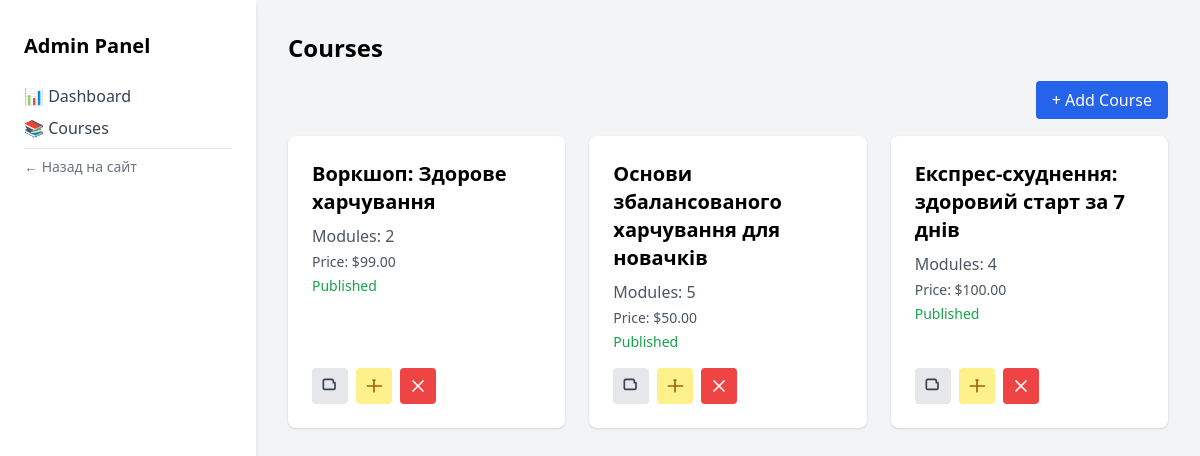
Before: /admin-panel/courses/ (signed in) with the older database file.
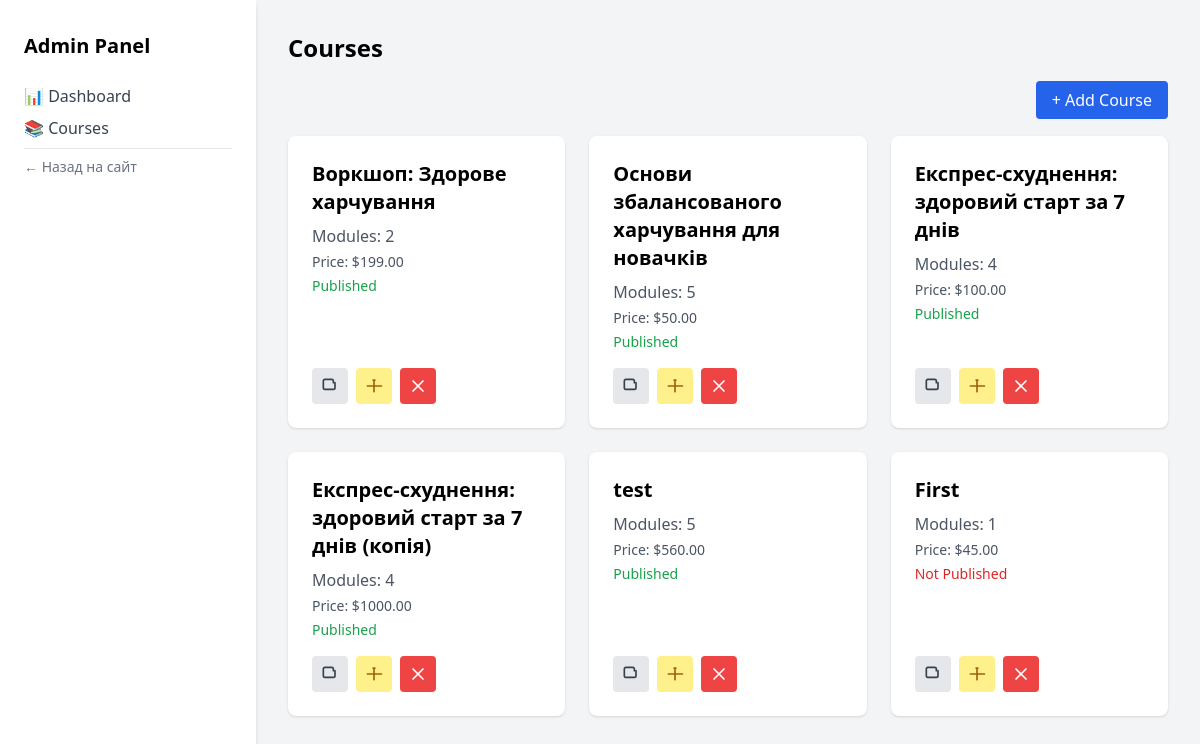
After: the same page with the newer database file.
### courses/models.py (models this page shows, shortened)
class Course(models.Model):
    title = models.CharField(max_length=255)
    slug = models.SlugField(unique=True, blank=True)
    description = models.TextField()
    price = models.DecimalField(max_digits=8, decimal_places=2)
    created_at = models.DateTimeField(auto_now_add=True)
    is_published = models.BooleanField(default=False)

### courses/views.py (the view)
# urls.py: path('admin-panel/courses/', views.admin_courses, name='admin_courses'),
@staff_member_required
def admin_courses(request):
    courses = Course.objects.all()
    return render(request, 'admin_panel/courses.html', {'courses': courses})

### courses/templates/admin_panel/courses.html (shortened to what this page needs)
{% extends 'admin_panel/admin_base.html' %}
{% block content %}
<h1 class="text-2xl font-semibold mb-6">Courses</h1>
<div class="mb-6 text-right">
    <a href="{% url 'admin_add_course' %}" class="bg-blue-600 text-white px-4 py-2 rounded hover:bg-blue-700">
        + Add Course
    </a>
</div>
<div class="grid grid-cols-1 md:grid-cols-2 lg:grid-cols-3 gap-6">
    {% for course in courses %}
    <div class="bg-white p-6 rounded-lg shadow flex flex-col justify-between">
        <div>
            <h2 class="text-xl font-bold mb-2">{{ course.title }}</h2>
            <p class="text-gray-600 mb-1">Modules: {{ course.modules.count }}</p>
            <p class="text-gray-600 text-sm mb-1">Price: ${{ course.price }}</p>
            <p class="text-sm {% if course.is_published %}text-green-600{% else %}text-red-600{% endif %}">
                {% if course.is_published %}Published{% else %}Not Published{% endif %}
            </p>
        </div>
        <div class="mt-4 flex space-x-2">
          <a href="{% url 'admin_duplicate_course' course.id %}" class="p-2 bg-gray-200 rounded hover:bg-gray-300" title="View">
            <svg xmlns="http://www.w3.org/2000/svg" class="h-5 w-5 text-gray-700" fill="none" viewBox="0 0 24 24" stroke="currentColor">
              <path stroke-linecap="round" stroke-linejoin="round" stroke-width="2" d="M8 16h8a2 2 0 002-2V8m-2 8H6a2 2 0 01-2-2V6a2 2 0 012-2h8a2 2 0 012 2v2"/>
          </svg>
        </a>
            <a href="{% url 'admin_edit_course' course.id %}" class="p-2 bg-yellow-200 rounded hover:bg-yellow-300" title="Edit">
              <svg xmlns="http://www.w3.org/2000/svg" class="h-5 w-5 text-yellow-700" fill="none" viewBox="0 0 24 24" stroke="currentColor">
                <path stroke-linecap="round" stroke-linejoin="round" stroke-width="2" d="M11 5h2m-1 0v14m9-7H4"/>
            </svg>
          </a>
          <form action="{% url 'admin_delete_course' course.id %}" method="post" onsubmit="return confirm('Ви дійсно хочете видалити курс «{{ course.title }}»?');">
            <button type="submit" class="p-2 bg-red-500 rounded hover:bg-red-600" title="Видалити">
                <svg xmlns="http://www.w3.org/2000/svg" class="h-5 w-5 text-white" fill="none" viewBox="0 0 24 24" stroke="currentColor">
                    <path stroke-linecap="round" stroke-linejoin="round" stroke-width="2" d="M6 18L18 6M6 6l12 12"/>
                </svg>
            </button>
        </form>
        </div>
    </div>
    {% empty %}
    <p>No courses available.</p>
    {% endfor %}
</div>
{% endblock %}

Changed rows visible on the page:
changed Course "Воркшоп: Здорове харчування": price "99.00" → "199.00"
added Course: title "Експрес-схуднення: здоровий старт за 7 днів (копія)", modules.count "4", price "1000.00", is_published "Published"
added Course: title "test", modules.count "5", price "560.00", is_published "Published"
added Course: title "First", modules.count "1", price "45.00", is_published "Not Published"
